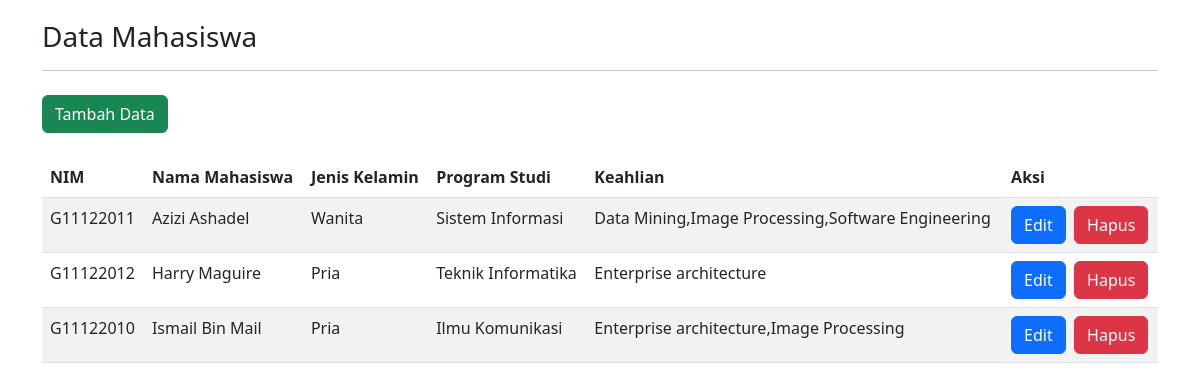
The page / on the database its author committed.
### tables this page shows
CREATE TABLE `mahasiswa` (
  `id` int(10) NOT NULL,
  `nim` varchar(50) NOT NULL,
  `nama_mahasiswa` varchar(50) NOT NULL,
  `jenis_kelamin` enum('Pria','Wanita') NOT NULL,
  `program_studi` varchar(50) NOT NULL,
  `keahlian` varchar(100) NOT NULL
);

### index.php (the view, shortened to what this page needs)
<?php
include("koneksi.php");
?>
<!doctype html>
<html lang="en">
  <head>
    <link href="https://cdn.jsdelivr.net/npm/bootstrap@5.3.0/dist/css/bootstrap.min.css" rel="stylesheet">
  </head>
  <body>
    <div class="container">
        <div class="col-md-12">
            <h3 style="margin: 20px 0px 5px 0px">Data Mahasiswa</h3>
            <hr>
            <a href="tambah_form.php" class="btn btn-success mt-2">Tambah Data</a>
            <table class="table table-striped mt-4">
                <thead>
                    <tr class="info">
                        <th>NIM</th>
                        <th>Nama Mahasiswa</th>
                        <th>Jenis Kelamin</th>
                        <th>Program Studi</th>
                        <th>Keahlian</th>
                        <th>Aksi</th>
                    </tr>
                    </thead>
                    <?php
                    $sql = "select * from mahasiswa";
                    $query = mysqli_query($koneksi, $sql);
                    while($mhs = mysqli_fetch_array($query)) {
                        echo "<tr>";
                        echo "<td>" .$mhs['nim']. "</td>";
                        echo "<td>" .$mhs['nama_mahasiswa']. "</td>";
                        echo "<td>" .$mhs['jenis_kelamin']. "</td>";
                        echo "<td>" .$mhs['program_studi']. "</td>";
                        echo "<td>" .$mhs['keahlian']. "</td>";
                        echo "<td>";
                        echo "<a href='edit_form.php?id=" .$mhs['id']. "'class='btn btn-primary'>Edit</a> &nbsp";
                        echo "<a href='hapus.php?id=" .$mhs['id']. "'class='btn btn-danger'>Hapus</a>";
                        echo"</td>";
                        echo "</tr>";
                    }
                    ?>
            </table>
        </div>
    </div>
  </body>
</html>

### rows shown on the page
mahasiswa: nim "G11122011", nama_mahasiswa "Azizi Ashadel", jenis_kelamin "Wanita", program_studi "Sistem Informasi", keahlian "Data Mining,Image Processing,Software Engineering"
mahasiswa: nim "G11122012", nama_mahasiswa "Harry Maguire", jenis_kelamin "Pria", program_studi "Teknik Informatika", keahlian "Enterprise architecture"
mahasiswa: nim "G11122010", nama_mahasiswa "Ismail Bin Mail", jenis_kelamin "Pria", program_studi "Ilmu Komunikasi", keahlian "Enterprise architecture,Image Processing"
